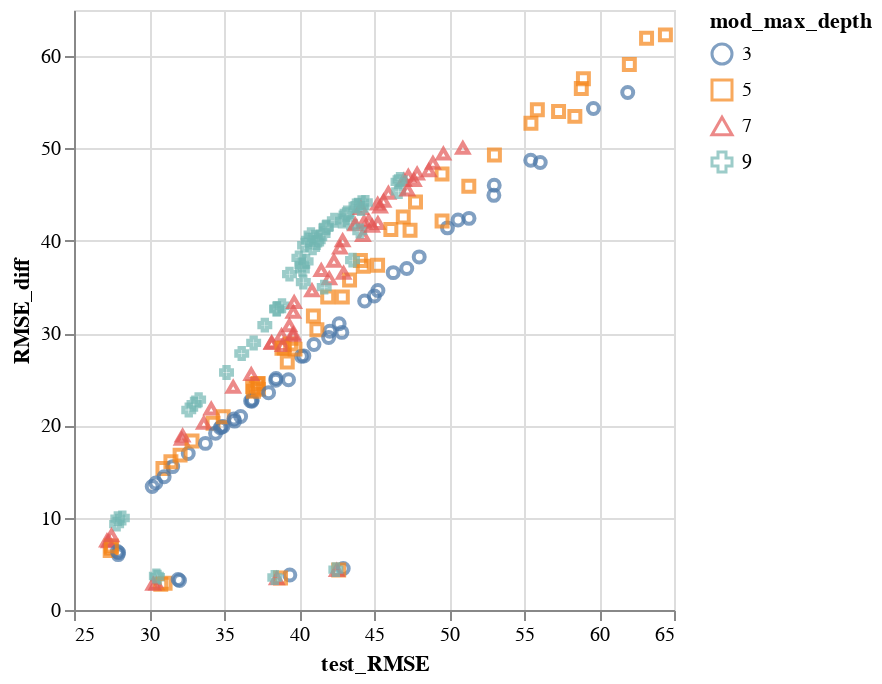
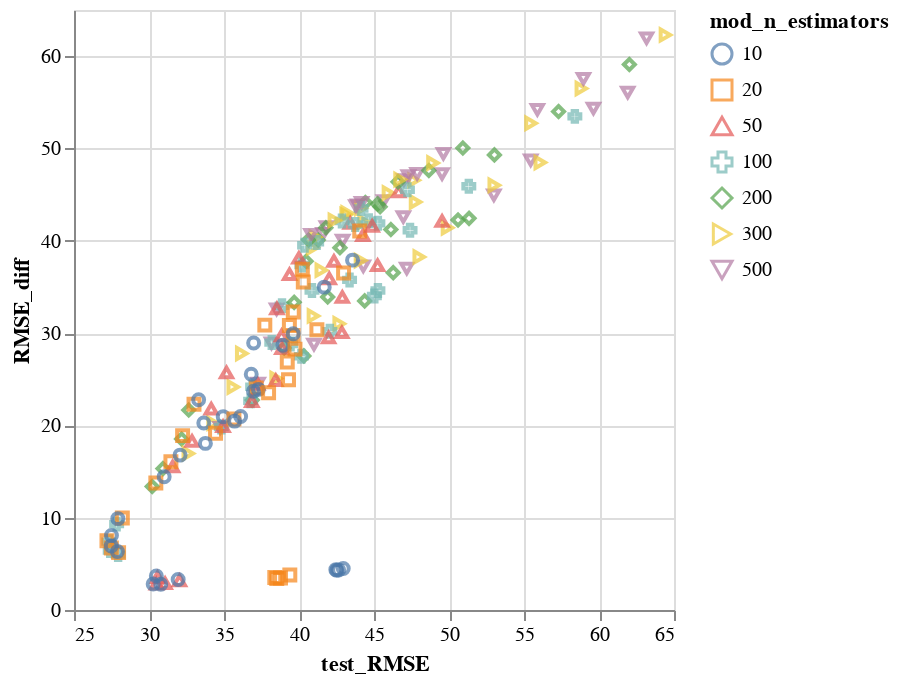
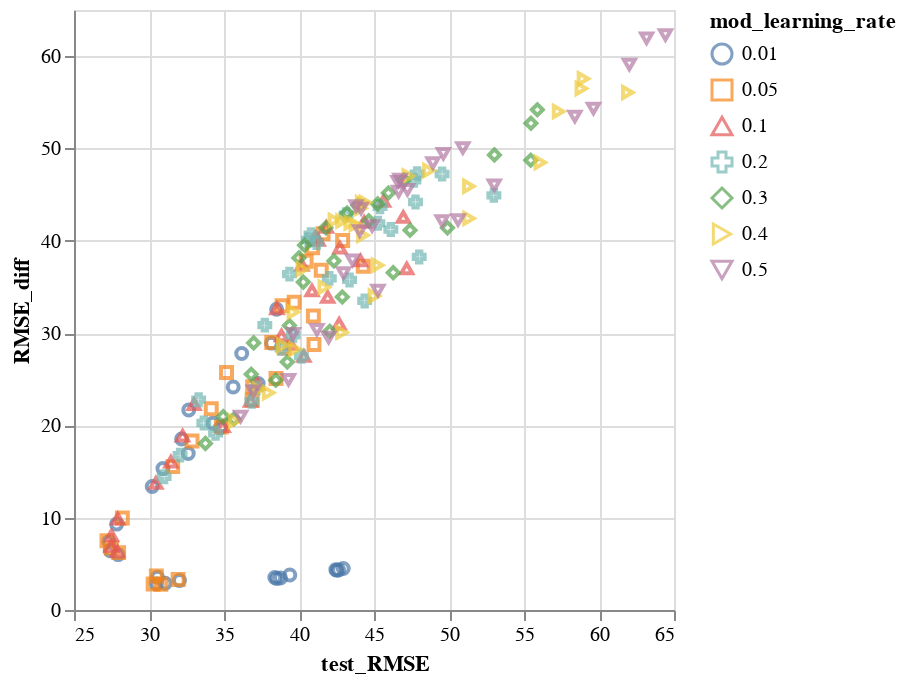

Notebook code cell kept with these figures, in order:
### Markdown cell above
Results from the most recent tuning group were viewed below. 

COMMENT FOR SMOOTHED DATA ANALYSIS: As can be seen below, the RMSE is significantly worse than for the unsmoothed data, while the difference in RMSE between the test and train set is not significantly less than 3 (poor generalization). This is better results with the smoothed data than with the CNN model, however not considered promising, so further analysis was abandoned.

### Code cell
print(loops.keys())
plot_results(pd.DataFrame(record), list(loops.keys()))

display(plot_results(pd.DataFrame(record), ['mod_max_depth']))
display(plot_results(pd.DataFrame(record), ['mod_n_estimators']))
display(plot_results(pd.DataFrame(record), ['mod_learning_rate']))

### Figure 1 — Vega-Lite specification as saved in the notebook (floating-point values rounded to 4 significant figures; data arrays with more than 128 entries replaced by an {"elided": "..."} marker saying what was removed)
{"config": {"view": {"continuousWidth": 300, "continuousHeight": 300}}, "data": {"name": "data-92ec34712e28d8ea34b142eddb19494c"}, "mark": {"type": "point"}, "encoding": {"color": {"field": "mod_max_depth", "type": "nominal"}, "shape": {"field": "mod_max_depth", "type": "nominal"}, "x": {"field": "test_RMSE", "scale": {"zero": false}, "type": "quantitative"}, "y": {"field": "RMSE_diff", "type": "quantitative"}}, "$schema": "https://vega.github.io/schema/vega-lite/v5.20.1.json", "datasets": {"data-92ec34712e28d8ea34b142eddb19494c": {"elided": "196 records"}}}

### Figure 2 — Vega-Lite specification as saved in the notebook (floating-point values rounded to 4 significant figures; data arrays with more than 128 entries replaced by an {"elided": "..."} marker saying what was removed)
{"config": {"view": {"continuousWidth": 300, "continuousHeight": 300}}, "data": {"name": "data-f7b801aeb96435cac97052723da88808"}, "mark": {"type": "point"}, "encoding": {"color": {"field": "mod_n_estimators", "type": "nominal"}, "shape": {"field": "mod_n_estimators", "type": "nominal"}, "x": {"field": "test_RMSE", "scale": {"zero": false}, "type": "quantitative"}, "y": {"field": "RMSE_diff", "type": "quantitative"}}, "$schema": "https://vega.github.io/schema/vega-lite/v5.20.1.json", "datasets": {"data-f7b801aeb96435cac97052723da88808": {"elided": "196 records"}}}

### Figure 3 — Vega-Lite specification as saved in the notebook (floating-point values rounded to 4 significant figures; data arrays with more than 128 entries replaced by an {"elided": "..."} marker saying what was removed)
{"config": {"view": {"continuousWidth": 300, "continuousHeight": 300}}, "data": {"name": "data-2cfe498156ca2ba0c9f4522e6126041e"}, "mark": {"type": "point"}, "encoding": {"color": {"field": "mod_learning_rate", "type": "nominal"}, "shape": {"field": "mod_learning_rate", "type": "nominal"}, "x": {"field": "test_RMSE", "scale": {"zero": false}, "type": "quantitative"}, "y": {"field": "RMSE_diff", "type": "quantitative"}}, "$schema": "https://vega.github.io/schema/vega-lite/v5.20.1.json", "datasets": {"data-2cfe498156ca2ba0c9f4522e6126041e": {"elided": "196 records"}}}
